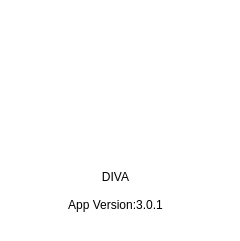
<?xml version="1.0" encoding="UTF-8"?>
<ui version="4.0">
 <class>InformDialog</class>
 <widget class="QDialog" name="InformDialog">
  <property name="geometry">
   <rect>
    <x>0</x>
    <y>0</y>
    <width>240</width>
    <height>241</height>
   </rect>
  </property>
  <property name="windowTitle">
   <string>DIVA</string>
  </property>
  <property name="windowIcon">
   <iconset resource="../resource/resources.qrc">
    <normaloff>:/icon</normaloff>:/icon</iconset>
  </property>
  <property name="styleSheet">
   <string notr="true">background-color: rgb(255, 255, 255);</string>
  </property>
  <widget class="QLabel" name="label">
   <property name="geometry">
    <rect>
     <x>0</x>
     <y>10</y>
     <width>231</width>
     <height>121</height>
    </rect>
   </property>
   <property name="text">
    <string/>
   </property>
   <property name="pixmap">
    <pixmap resource="../resource/resources.qrc">:/logo</pixmap>
   </property>
   <property name="scaledContents">
    <bool>true</bool>
   </property>
   <property name="alignment">
    <set>Qt::AlignCenter</set>
   </property>
  </widget>
  <widget class="QLabel" name="label_2">
   <property name="geometry">
    <rect>
     <x>0</x>
     <y>150</y>
     <width>231</width>
     <height>81</height>
    </rect>
   </property>
   <property name="text">
    <string>DIVA

App Version:3.0.1</string>
   </property>
   <property name="alignment">
    <set>Qt::AlignCenter</set>
   </property>
  </widget>
 </widget>
 <resources>
  <include location="../resource/resources.qrc"/>
 </resources>
 <connections/>
</ui>
